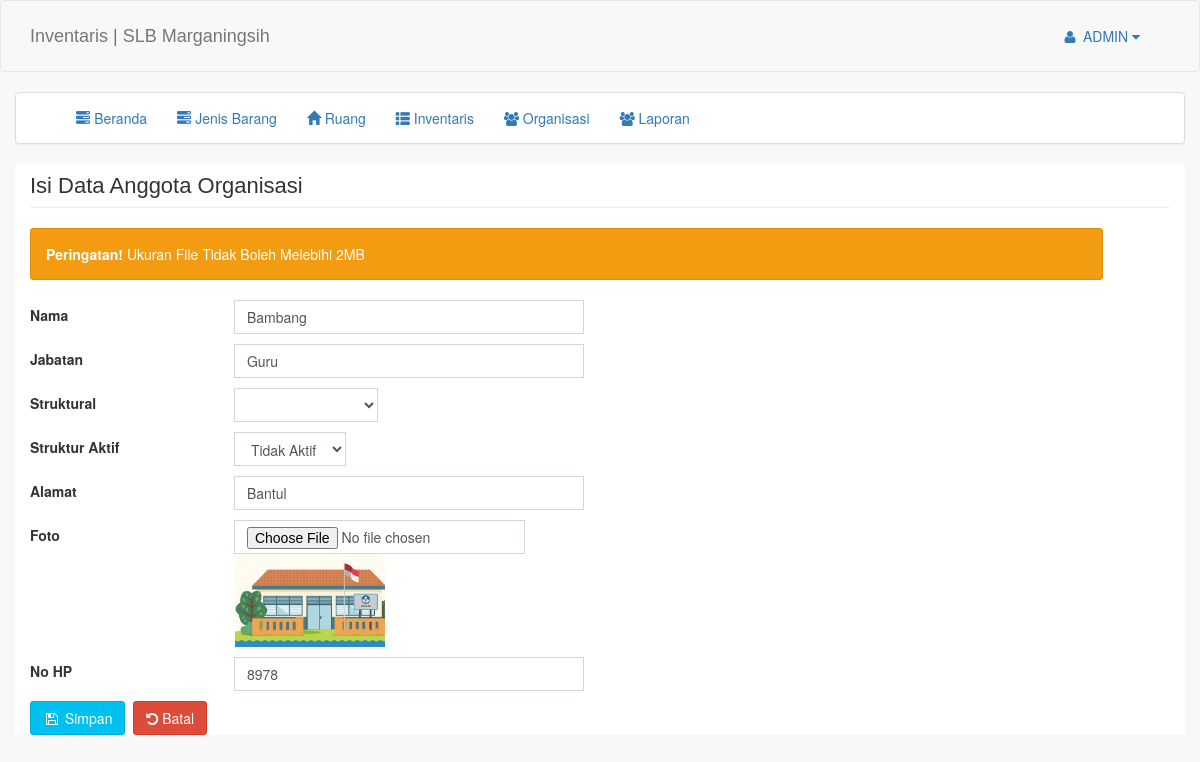
The page /index.php?pg=organisasi_form&act=edit&id=17 (signed in) on the database as committed earlier.
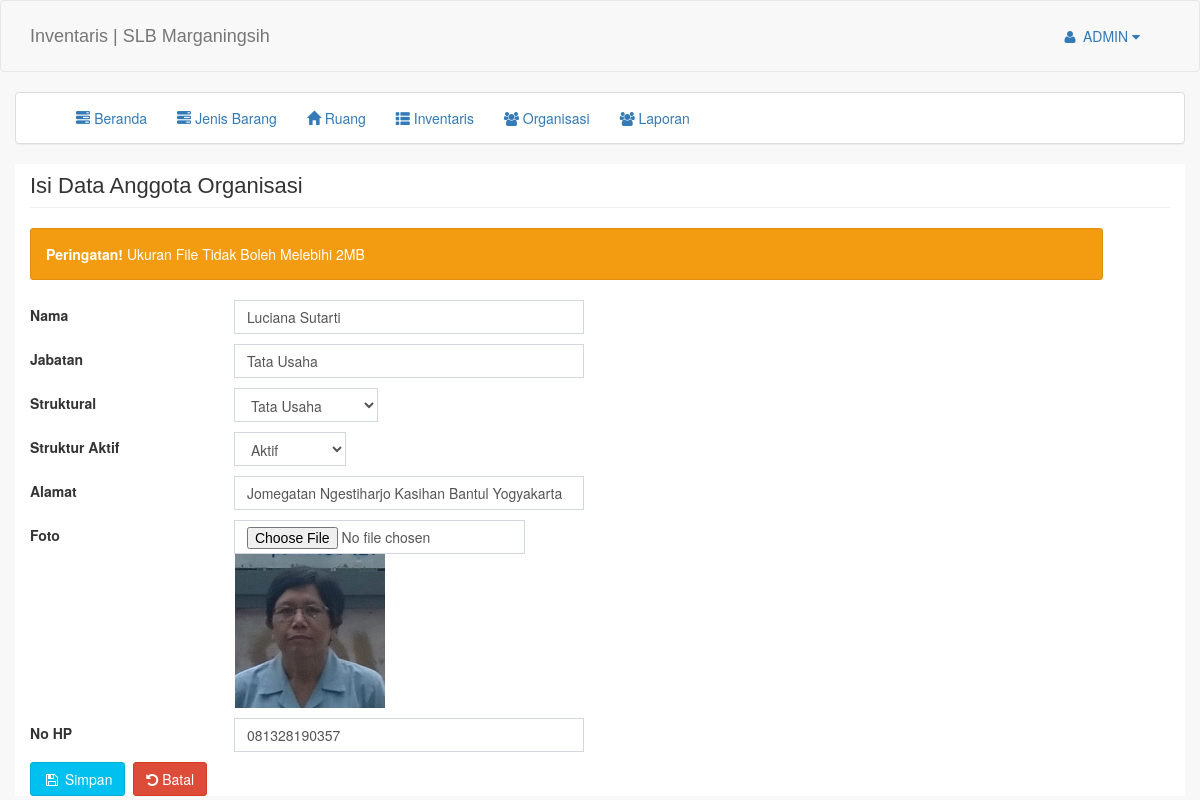
The same page on the database as committed later.
### tables this page shows
CREATE TABLE `tb_organisasi` (
  `id` int(11) NOT NULL,
  `nama` varchar(100) DEFAULT NULL,
  `jabatan` varchar(50) DEFAULT NULL,
  `struktural` varchar(50) DEFAULT NULL,
  `alamat` varchar(200) DEFAULT NULL,
  `pict` varchar(100) DEFAULT NULL,
  `no_hp` varchar(20) DEFAULT NULL,
  `aktif` int(11) NOT NULL DEFAULT '0'
);

### pages/organisasi/organisasi_form.php (the view, shortened to what this page needs)
<?php
  include_once("koneksi.php");
if(!empty($_GET['id'])){
  $q="SELECT * FROM `tb_organisasi` WHERE id='$_GET[id]'";
  $data=mysqli_fetch_array(mysqli_query($conn, $q));
  $action="?pg=organisasi_edit";
}else{
  $action="?pg=organisasi_tambah";
}
?>
<div class="row">
    <div class="container">
        <h1 class="page-header">Isi Data Anggota Organisasi</h1>
    </div>
</div>
<div class="container">
  <div class="row">
      <div class="col-md-11 alert alert-warning">
          <strong>Peringatan!</strong> Ukuran File Tidak Boleh Melebihi 2MB
      </div>
      <form class="form" action="<?=$action?>" method="post" enctype="multipart/form-data">
        <div class="form-inline" style="padding-bottom: 10px">
          <div class="form-group">
	          <tr>
	            <label style="width: 200px">Nama</label>
	            <input type="text" class="form-control" style="width: 350px" name="nama" placeholder="Nama Anggota" value="<?=$data[nama]?>" />
	          </tr>
	      </div>
        </div>
        <div class="form-inline" style="padding-bottom: 10px">
        <div class="form-group">
          <tr>
            <label style="width: 200px">Jabatan</label>
            <input type="text" class="form-control" style="width: 350px" name="jabatan" placeholder="Jabatan" value="<?=$data[jabatan]?>" />
          </tr>
          </div>
          </div>
          <div class="form-inline" style="padding-bottom: 10px">
          <div class="form-group">
          <tr>
            <label style="width: 200px">Struktural</label>
            <select name="struk" class="form-control">
              <option value=""></option>
              <option value="Kepala Sekolah" <?= $st = ($data['struktural']=='Kepala Sekolah') ? 'selected' : '' ; ?>>Kepala Sekolah</option>
              <option value="Tata Usaha" <?= $st = ($data['struktural']=='Tata Usaha') ? 'selected' : '' ; ?>>Tata Usaha</option>
            </select>
          </tr>
          </div>
          </div>
          <div class="form-inline" style="padding-bottom: 10px">
            <div class="form-group">
              <tr>
                <label style="width: 200px">Struktur Aktif</label>
                <select name="aktif" class="form-control">
                  <option value="1" <?= $st = ($data['aktif']=='1') ? 'selected' : '' ; ?>>Aktif</option>
                  <option value="0" <?= $st = ($data['aktif']=='0') ? 'selected' : '' ; ?>>Tidak Aktif</option>
                </select>
              </tr>
            </div>
          </div>
          <div class="form-inline" style="padding-bottom: 10px">
          <div class="form-group">
          <tr>
            <label style="width: 200px">Alamat</label>
            <input type="text" class="form-control" style="width: 350px" name="alamat" placeholder="Alamat" value="<?=$data[alamat]?>"/>
          </tr>
          </div>
          </div>
          <div class="form-inline" style="padding-bottom: 10px">
          <div class="form-group">
          <tr>
            <label style="width: 200px">Foto</label>
            <input type="file" class="form-control" name="foto" <?=$requi = ($_GET['act']=="edit") ? '' : 'required' ; ?> >
            <div style="margin-left: 205px">
              <span><img style="width:150px" src="./images/anggota/<?=$data[pict]?>"></span>
            </div>
          </tr>
          </div>
          </div>
          <div class="form-inline" style="padding-bottom: 10px">
            <div class="form-group">
              <tr>
                <label style="width: 200px">No HP</label>
                <input type="text" class="form-control" style="width: 350px" name="no" placeholder="No HP" value="<?=$data[no_hp]?>" />
              </tr>
            </div>
          </div>
          <tr>
            <td>
              <button type="submit" class="btn btn-info"><i class="fa fa-save fa-fw"></i> Simpan</button> &nbsp;<a href="?pg=organisasi" class="btn btn-danger"><i class="fa fa-undo"></i> Batal</a>
            </td>
          </tr>
      </form>
  </div>
</div>

Rows that differ between the two databases and show on the page:
changed tb_organisasi: nama "Bambang" → "Luciana Sutarti"; jabatan "Guru" → "Tata Usaha"; alamat "Bantul" → "Jomegatan Ngestiharjo Kasihan Bantul Yogyakarta"; pict: a different picture; no "8978" → "081328190357"
Other text that changed with them:
form field struk: (not shown) → "Tata Usaha"
form field aktif: "Tidak Aktif" → "Aktif"
